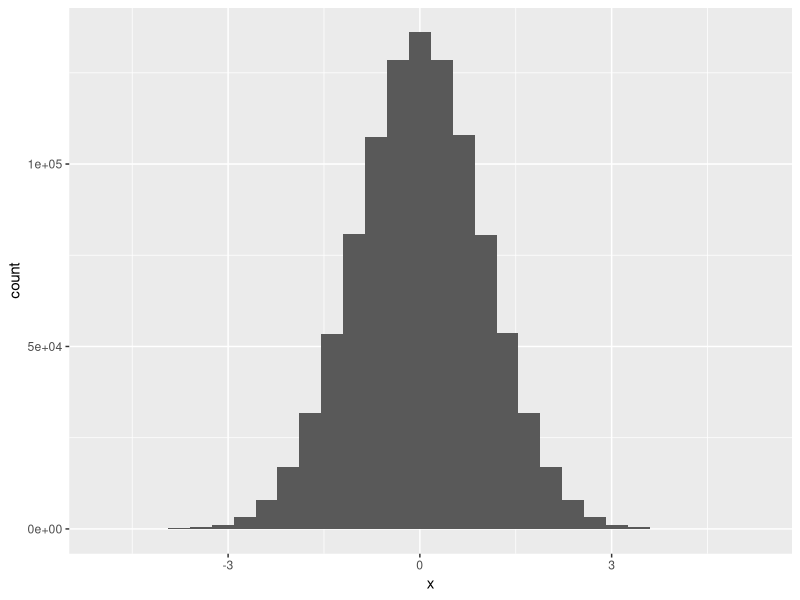

The R script that drew this image:
## ---- chunk 1
knitr::opts_chunk$set(echo = TRUE)
library(ggplot2)
library(dplyr)

## ---- chunk 2
x <- rnorm(10^6)

ggplot(data.frame(x = x), aes(x = x)) + geom_histogram()
## ---- chunk 3
 rMLE <- function(params, y){
   
   mu = params[1]
   sigma = params[2]
   
   return(-1 * sum(dnorm(y, mean = mu, sd = sigma, log = TRUE)))
   
 }
## ---- chunk 4
 mle0 <- optim(par = c(2,3), rMLE, y = x)
 results <- mle0$par
 print(results)
## ---- chunk 5
 x3 <- rnorm(10^6, mean = 3, sd = 6)
 
 mle3 <- optim(par = c(0,1), rMLE, y = x3)
 
 results3 <- mle3$par
 print(results3)
## ---- chunk 6
 cMLE <- function(params, y.obs, y.cens = NULL){
   
   mu = params[1]
   sigma = params[2]
   
   
    obs_ll <- sum(dnorm(y.obs, mean = mu, sd = sigma, log = TRUE))
    cens_ll <- sum(pnorm(y.cens, mean = mu, sd = sigma, log.p = TRUE, lower.tail = TRUE))
    nll <- -1 * (obs_ll + cens_ll)
    
    return(nll)
   
 }
## ---- chunk 7
MDL <- -1.5

p <- seq(0.1, 1, by = 0.1)

results <- list()
  
  
for (i in 1:length(p)){
  
  # random sample of p percent of the data
  idx <- c(1:length(x)) %in% sample.int(length(x), length(x) * p[i])
  
  cens_data <- rep(MDL, length(x) * (1-p[i]))
  obs_data <- x[idx]
  
  mle <- optim(par = c(0,1), cMLE, y.obs = obs_data, y.cens = cens_data)
  
  results[[i]] <- mle$par
  
  print(paste("mu = ",results[[i]][1], "sd = ", results[[i]][2], "censored percentag = ", (100-p[i]*100)))
  
}

## ---- chunk 8
 rMLE_log <- function(params, y){
   
   mu = exp(params[1])
   sigma = exp(params[2])
   
   return(-1 * sum(dnorm(y, mean = mu, sd = sigma, log = TRUE)))
   
 }

# Simulate strictly positive log-normal data
z <- rlnorm(10^3, meanlog = 3, sdlog = 1)

mle_log <- optim(par = c(5,1), rMLE_log, y = z)

results <- exp(mle_log$par)

print(paste("mu = ",results[1], "sd = ", results[2]))
print(paste("observed mean = ", mean(z), "observed sd = ", sd(z)))
